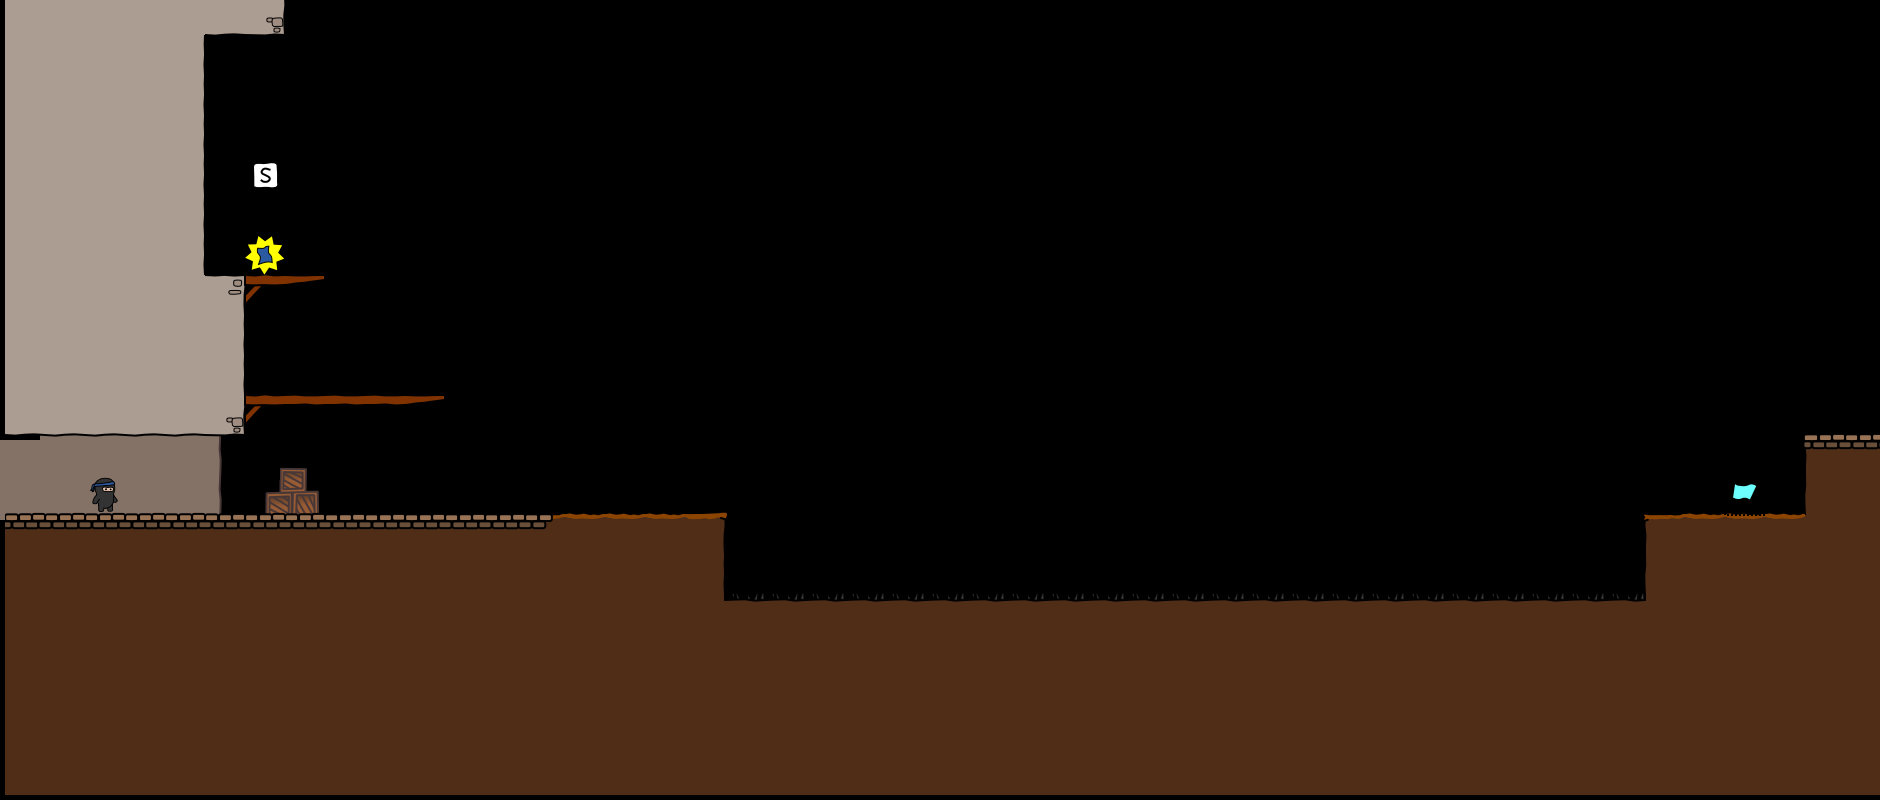

This game map was drawn from its Tiled (.tmx) file and the tilesets committed beside it. A one-line description and the trimmed map source follow:
An orthogonal 47x20 tile map with 40x40 px tiles, 4 tile layers (bg, walls, objects, fg), 4 tilesets.

<map version="1.0" orientation="orthogonal" width="47" height="20" tilewidth="40" tileheight="40">
 <properties>
  <property name="atl_directory" value="maps/" />
  <property name="atl_drawObjects" value="true" />
  <property name="atl_useSpritebatch" value="true" />
  <property name="atl_viewH" value="600" />
  <property name="atl_viewPadding" value="10" />
  <property name="atl_viewScaling" value="1" />
  <property name="atl_viewW" value="800" />
  <property name="atl_viewX" value="0" />
  <property name="atl_viewY" value="0" />
 </properties>
 <tileset firstgid="1" name="world1" tilewidth="50" tileheight="50">
  <image source="world1.png" width="400" height="850" />
 </tileset>
 <tileset firstgid="137" name="background" tilewidth="40" tileheight="40">
  <image source="background1.png" width="320" height="1480" />
 </tileset>
 <tileset firstgid="433" name="objectpalette" tilewidth="50" tileheight="50">
  <image source="objectpalette.png" width="400" height="500" />
 </tileset>
 <tileset firstgid="513" name="foreground" tilewidth="50" tileheight="50">
  <image source="foreground1.png" width="400" height="400" />
 </tileset>
 <layer name="bg" width="47" height="20">
  <properties>
   <property name="atl_offsetX" value="0" />
   <property name="atl_offsetY" value="0" />
   <property name="atl_parallaxX" value="1" />
   <property name="atl_parallaxY" value="1" />
  </properties>
  <data>[940 cells, 25 non-empty, 5 distinct tile ids]</data>
 </layer>
 <layer name="walls" width="47" height="20">
  <properties>
   <property name="atl_offsetX" value="0" />
   <property name="atl_offsetY" value="0" />
   <property name="atl_parallaxX" value="1" />
   <property name="atl_parallaxY" value="1" />
  </properties>
  <data>[940 cells, 332 non-empty, 19 distinct tile ids]</data>
 </layer>
 <layer name="objects" width="47" height="20">
  <properties>
   <property name="atl_offsetX" value="0" />
   <property name="atl_offsetY" value="0" />
   <property name="atl_parallaxX" value="1" />
   <property name="atl_parallaxY" value="1" />
  </properties>
  <data>[940 cells, 4 non-empty, 4 distinct tile ids]</data>
 </layer>
 <layer name="fg" width="47" height="20">
  <properties>
   <property name="atl_offsetX" value="0" />
   <property name="atl_offsetY" value="0" />
   <property name="atl_parallaxX" value="1" />
   <property name="atl_parallaxY" value="1" />
  </properties>
  <data>[940 cells, 23 non-empty, 1 distinct tile ids]</data>
 </layer>
</map>
